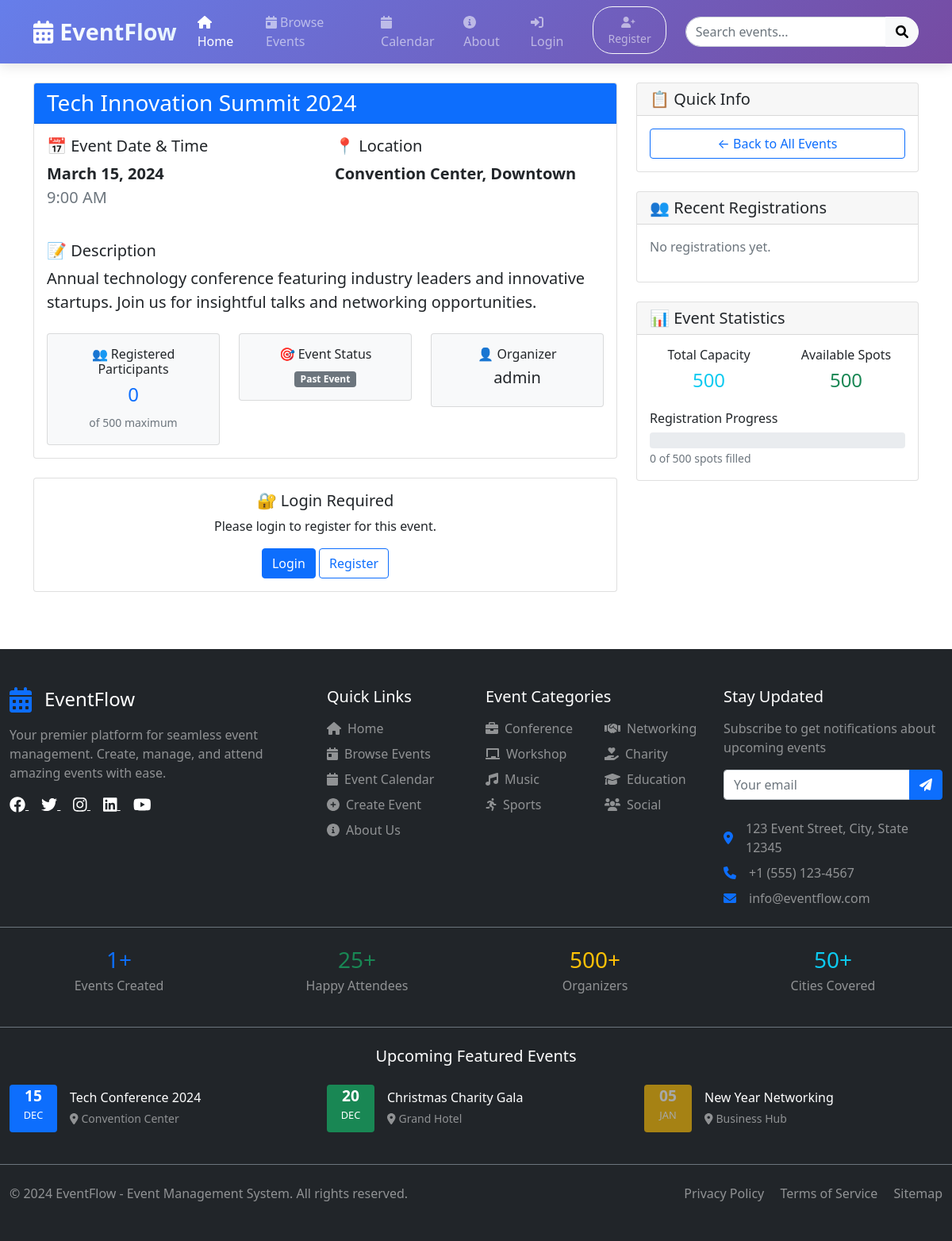
Screenshot of /eventdetails.php?id=1 with the database file from the repository.
### tables this page shows
CREATE TABLE events (
    id INT AUTO_INCREMENT PRIMARY KEY,
    title VARCHAR(255) NOT NULL,
    description TEXT,
    event_date DATE NOT NULL,
    event_time TIME NOT NULL,
    location VARCHAR(255) NOT NULL,
    max_participants INT,
    event_type ENUM('conference', 'workshop', 'seminar', 'networking', 'social', 'sports', 'charity', 'concert', 'exhibition', 'other') DEFAULT 'other',
    price DECIMAL(10,2) DEFAULT 0.00,
    category_id INT,
    featured BOOLEAN DEFAULT FALSE,
    created_by INT,
    created_at TIMESTAMP DEFAULT CURRENT_TIMESTAMP,
    FOREIGN KEY (category_id) REFERENCES categories(id),
    FOREIGN KEY (created_by) REFERENCES users(id)
);

CREATE TABLE users (
    id INT AUTO_INCREMENT PRIMARY KEY,
    username VARCHAR(50) UNIQUE NOT NULL,
    email VARCHAR(100) UNIQUE NOT NULL,
    password VARCHAR(255) NOT NULL,
    user_type ENUM('admin', 'user') DEFAULT 'user',
    created_at TIMESTAMP DEFAULT CURRENT_TIMESTAMP
);

### eventdetails.php (the view, shortened to what this page needs)
<?php
include 'includes/header.php';
include 'includes/db.php';
$event_id = $_GET['id'];
$stmt = $pdo->prepare("
    SELECT e.*, u.username as creator,
           COUNT(er.id) as registration_count,
           e.max_participants
    FROM events e
    LEFT JOIN users u ON e.created_by = u.id
    LEFT JOIN event_registrations er ON e.id = er.event_id
    WHERE e.id = ?
    GROUP BY e.id
");
$stmt->execute([$event_id]);
$event = $stmt->fetch();
$is_registered = false;
$registered_users_stmt = $pdo->prepare("
    SELECT u.username, u.email, er.registration_date
    FROM event_registrations er
    JOIN users u ON er.user_id = u.id
    WHERE er.event_id = ?
    ORDER BY er.registration_date DESC
    LIMIT 10
");
$registered_users_stmt->execute([$event_id]);
$registered_users = $registered_users_stmt->fetchAll();
?>
<div class="row">
    <div class="col-md-8">
        <div class="card mb-4">
            <div class="card-header bg-primary text-white">
                <h3 class="mb-0"><?php echo htmlspecialchars($event['title']); ?></h3>
            </div>
            <div class="card-body">
                <div class="row mb-4">
                    <div class="col-md-6">
                        <h5>📅 Event Date & Time</h5>
                        <p class="fs-5">
                            <strong><?php echo date('F j, Y', strtotime($event['event_date'])); ?></strong><br>
                            <span class="text-muted"><?php echo date('g:i A', strtotime($event['event_time'])); ?></span>
                        </p>
                    </div>
                    <div class="col-md-6">
                        <h5>📍 Location</h5>
                        <p class="fs-5">
                            <strong><?php echo htmlspecialchars($event['location']); ?></strong>
                        </p>
                    </div>
                </div>
                <h5>📝 Description</h5>
                <p class="lead"><?php echo nl2br(htmlspecialchars($event['description'])); ?></p>
                <div class="row mt-4">
                    <div class="col-md-4">
                        <div class="card bg-light">
                            <div class="card-body text-center">
                                <h6>👥 Registered Participants</h6>
                                <h4 class="text-primary"><?php echo $event['registration_count']; ?></h4>
                                <?php if($event['max_participants'] > 0): ?>
                                    <small class="text-muted">
                                        of <?php echo $event['max_participants']; ?> maximum
                                    </small>
                                <?php endif; ?>
                            </div>
                        </div>
                    </div>
                    <div class="col-md-4">
                        <div class="card bg-light">
                            <div class="card-body text-center">
                                <h6>🎯 Event Status</h6>
                                <?php
                                $event_date = strtotime($event['event_date']);
                                $today = strtotime('today');
                                if($event_date < $today) {
                                    echo '<span class="badge bg-secondary">Past Event</span>';
                                } elseif($event_date == $today) {
                                    echo '<span class="badge bg-success">Today</span>';
                                } else {
                                    echo '<span class="badge bg-primary">Upcoming</span>';
                                }
                                ?>
                            </div>
                        </div>
                    </div>
                    <div class="col-md-4">
                        <div class="card bg-light">
                            <div class="card-body text-center">
                                <h6>👤 Organizer</h6>
                                <h5><?php echo htmlspecialchars($event['creator']); ?></h5>
                            </div>
                        </div>
                    </div>
                </div>
            </div>
        </div>
        <?php if(isset($_SESSION['user_id'])): ?>
            <div class="card mb-4">
                <div class="card-header">
                    <h5 class="mb-0">Event Registration</h5>
                </div>
                <div class="card-body text-center">
                    <?php if($is_registered): ?>
                        <div class="alert alert-success">
                            <h5>✅ You are registered for this event!</h5>
                            <p class="mb-0">We look forward to seeing you at the event.</p>
                        </div>
                        <a href="my_registrations.php" class="btn btn-primary">View My Registrations</a>
                    <?php else: ?>
                        <?php
                        $event_date = strtotime($event['event_date']);
                        $today = strtotime('today');
                        if($event_date < $today):
                        ?>
                            <div class="alert alert-warning">
                                <h5>📅 Event has passed</h5>
                                <p class="mb-0">Registration is closed for past events.</p>
                            </div>
                        <?php elseif($event['max_participants'] > 0 && $event['registration_count'] >= $event['max_participants']): ?>
                            <div class="alert alert-danger">
                                <h5>🚫 Event Full</h5>
                                <p class="mb-0">This event has reached maximum capacity.</p>
                            </div>
                        <?php else: ?>
                            <form method="POST" action="">
                                <h5>Ready to join this event?</h5>
                                <p class="text-muted">Click the button below to register.</p>
                                <button type="submit" name="register" class="btn btn-success btn-lg">
                                    Register for this Event
                                </button>
                            </form>
                        <?php endif; ?>
                    <?php endif; ?>
                </div>
            </div>
        <?php else: ?>
            <div class="card mb-4">
                <div class="card-body text-center">
                    <h5>🔐 Login Required</h5>
                    <p>Please login to register for this event.</p>
                    <a href="login.php" class="btn btn-primary">Login</a>
                    <a href="register.php" class="btn btn-outline-primary">Register</a>
                </div>
            </div>
        <?php endif; ?>
    </div>
    <div class="col-md-4">
        <div class="card mb-4">
            <div class="card-header">
                <h5 class="mb-0">📋 Quick Info</h5>
            </div>
            <div class="card-body">
                <div class="d-grid gap-2">
                    <a href="events.php" class="btn btn-outline-primary">
                        ← Back to All Events
                    </a>
                </div>
            </div>
        </div>
        <div class="card">
            <div class="card-header">
                <h5 class="mb-0">👥 Recent Registrations</h5>
            </div>
            <div class="card-body">
                <?php if(empty($registered_users)): ?>
                    <p class="text-muted">No registrations yet.</p>
                <?php endif; ?>
            </div>
        </div>
        <div class="card mt-4">
            <div class="card-header">
                <h5 class="mb-0">📊 Event Statistics</h5>
            </div>
            <div class="card-body">
                <div class="row text-center">
                    <div class="col-6">
                        <h6>Total Capacity</h6>
                        <h4 class="text-info">
                            <?php echo $event['max_participants'] > 0 ? $event['max_participants'] : '∞'; ?>
                        </h4>
                    </div>
                    <div class="col-6">
                        <h6>Available Spots</h6>
                        <h4 class="text-success">
                            <?php
                            if($event['max_participants'] > 0) {
                                echo $event['max_participants'] - $event['registration_count'];
                            } else {
                                echo '∞';
                            }
                            ?>
                        </h4>
                    </div>
                </div>
                <?php if($event['max_participants'] > 0): ?>
                    <div class="mt-3">
                        <h6>Registration Progress</h6>
                        <div class="progress" style="height: 20px;">
                        </div>
                        <small class="text-muted">
                            <?php echo $event['registration_count']; ?> of <?php echo $event['max_participants']; ?> spots filled
                        </small>
                    </div>
                <?php endif; ?>
            </div>
        </div>
    </div>
</div>
<?php include 'includes/footer.php'; ?>

### rows the page displays
events: title "Tech Innovation Summit 2024", event_date "March 15, 2024", event_time "9:00 AM", location "Convention Center, Downtown", description "Annual technology conference featuring industry leaders and innovative startups. Join us for insightful talks and networking opportunities.", max_participants "500", created_by.username "admin", $event['max_participants']-$event['registration_count'] "500"

### other values shown
$event['registration_count'] "0"
